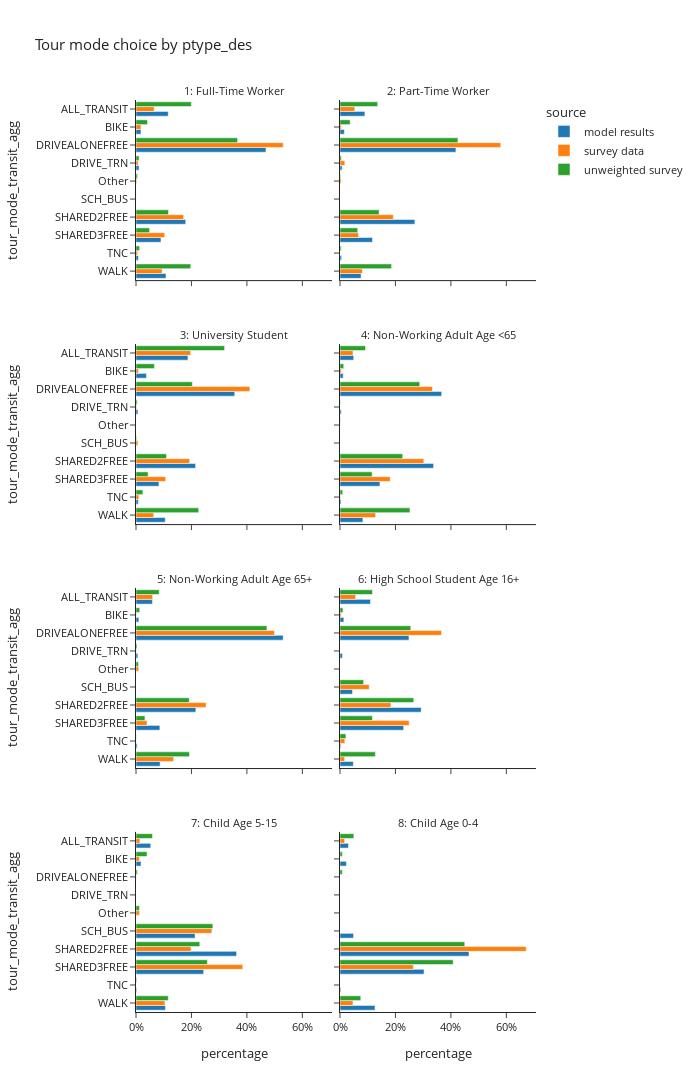
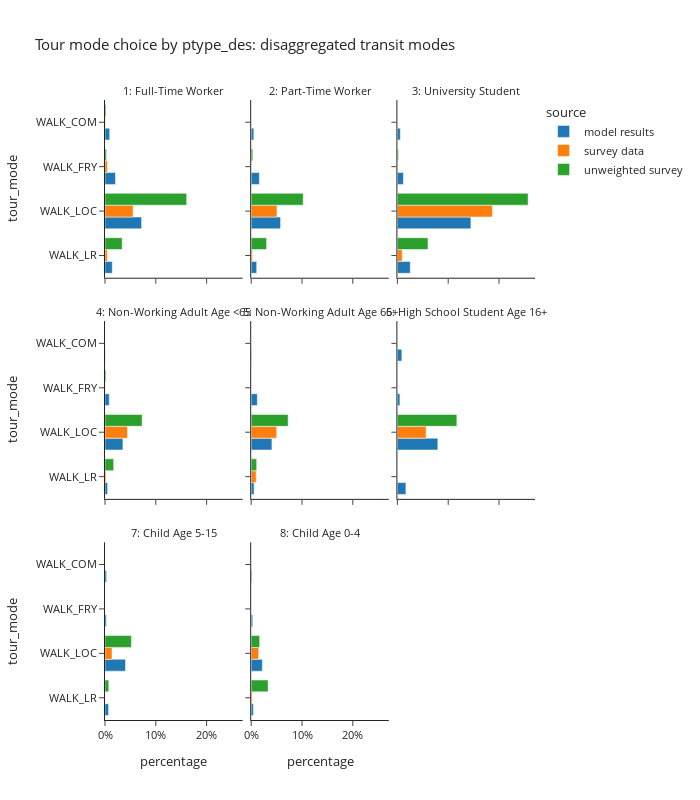

These figures' notebook cell, in order:
### Code cell
plot_mode_choice(tour_mode_data,'ptype_des',2,1200)
plot_mode_choice_transit(tour_mode_data,'ptype_des',3,800)

### Figure 1 — Plotly figure (JSON) as saved in the notebook; plotly's stock layout.template omitted (floating-point values rounded to 4 significant figures)
{"data": [{"alignmentgroup": "True", "hovertemplate": "source=model results<br>ptype_des=1: Full-Time Worker<br>percentage=%{x}<br>tour_mode_transit_agg=%{y}<extra></extra>", "legendgroup": "model results", "marker": {"color": "#1F77B4", "pattern": {"shape": ""}}, "name": "model results", "offsetgroup": "model results", "orientation": "h", "showlegend": true, "textposition": "auto", "type": "bar", "x": [0.1162, 0.018, 0.4687, 0.01084, 0.1793, 0.09003, 0.008715, 0.1082], "xaxis": "x7", "y": ["ALL_TRANSIT", "BIKE", "DRIVEALONEFREE", "DRIVE_TRN", "SHARED2FREE", "SHARED3FREE", "TNC", "WALK"], "yaxis": "y7"}, {"alignmentgroup": "True", "hovertemplate": "source=model results<br>ptype_des=2: Part-Time Worker<br>percentage=%{x}<br>tour_mode_transit_agg=%{y}<extra></extra>", "legendgroup": "model results", "marker": {"color": "#1F77B4", "pattern": {"shape": ""}}, "name": "model results", "offsetgroup": "model results", "orientation": "h", "showlegend": false, "textposition": "auto", "type": "bar", "x": [0.08979, 0.01557, 0.418, 0.007528, 0.27, 0.1173, 0.005811, 0.07592], "xaxis": "x8", "y": ["ALL_TRANSIT", "BIKE", "DRIVEALONEFREE", "DRIVE_TRN", "SHARED2FREE", "SHARED3FREE", "TNC", "WALK"], "yaxis": "y8"}, {"alignmentgroup": "True", "hovertemplate": "source=model results<br>ptype_des=3: University Student<br>percentage=%{x}<br>tour_mode_transit_agg=%{y}<extra></extra>", "legendgroup": "model results", "marker": {"color": "#1F77B4", "pattern": {"shape": ""}}, "name": "model results", "offsetgroup": "model results", "orientation": "h", "showlegend": false, "textposition": "auto", "type": "bar", "x": [0.1875, 0.03768, 0.3561, 0.006995, 0.215, 0.08279, 0.008387, 0.1056], "xaxis": "x5", "y": ["ALL_TRANSIT", "BIKE", "DRIVEALONEFREE", "DRIVE_TRN", "SHARED2FREE", "SHARED3FREE", "TNC", "WALK"], "yaxis": "y5"}, {"alignmentgroup": "True", "hovertemplate": "source=model results<br>ptype_des=4: Non-Working Adult Age <65<br>percentage=%{x}<br>tour_mode_transit_agg=%{y}<extra></extra>", "legendgroup": "model results", "marker": {"color": "#1F77B4", "pattern": {"shape": ""}}, "name": "model results", "offsetgroup": "model results", "orientation": "h", "showlegend": false, "textposition": "auto", "type": "bar", "x": [0.04944, 0.01151, 0.3666, 0.004468, 0.3374, 0.144, 0.003811, 0.08268], "xaxis": "x6", "y": ["ALL_TRANSIT", "BIKE", "DRIVEALONEFREE", "DRIVE_TRN", "SHARED2FREE", "SHARED3FREE", "TNC", "WALK"], "yaxis": "y6"}, {"alignmentgroup": "True", "hovertemplate": "source=model results<br>ptype_des=5: Non-Working Adult Age 65+<br>percentage=%{x}<br>tour_mode_transit_agg=%{y}<extra></extra>", "legendgroup": "model results", "marker": {"color": "#1F77B4", "pattern": {"shape": ""}}, "name": "model results", "offsetgroup": "model results", "orientation": "h", "showlegend": false, "textposition": "auto", "type": "bar", "x": [0.05918, 0.01038, 0.5308, 0.006563, 0.2159, 0.08607, 0.004093, 0.08703], "xaxis": "x3", "y": ["ALL_TRANSIT", "BIKE", "DRIVEALONEFREE", "DRIVE_TRN", "SHARED2FREE", "SHARED3FREE", "TNC", "WALK"], "yaxis": "y3"}, {"alignmentgroup": "True", "hovertemplate": "source=model results<br>ptype_des=6: High School Student Age 16+<br>percentage=%{x}<br>tour_mode_transit_agg=%{y}<extra></extra>", "legendgroup": "model results", "marker": {"color": "#1F77B4", "pattern": {"shape": ""}}, "name": "model results", "offsetgroup": "model results", "orientation": "h", "showlegend": false, "textposition": "auto", "type": "bar", "x": [0.11, 0.01394, 0.2487, 0.008757, 0.04519, 0.2929, 0.2296, 0.00285, 0.04807], "xaxis": "x4", "y": ["ALL_TRANSIT", "BIKE", "DRIVEALONEFREE", "DRIVE_TRN", "SCH_BUS", "SHARED2FREE", "SHARED3FREE", "TNC", "WALK"], "yaxis": "y4"}, {"alignmentgroup": "True", "hovertemplate": "source=model results<br>ptype_des=7: Child Age 5-15<br>percentage=%{x}<br>tour_mode_transit_agg=%{y}<extra></extra>", "legendgroup": "model results", "marker": {"color": "#1F77B4", "pattern": {"shape": ""}}, "name": "model results", "offsetgroup": "model results", "orientation": "h", "showlegend": false, "textposition": "auto", "type": "bar", "x": [0.0532, 0.01814, 0.2131, 0.3629, 0.2442, 0.00243, 0.1061], "xaxis": "x", "y": ["ALL_TRANSIT", "BIKE", "SCH_BUS", "SHARED2FREE", "SHARED3FREE", "TNC", "WALK"], "yaxis": "y"}, {"alignmentgroup": "True", "hovertemplate": "source=model results<br>ptype_des=8: Child Age 0-4<br>percentage=%{x}<br>tour_mode_transit_agg=%{y}<extra></extra>", "legendgroup": "model results", "marker": {"color": "#1F77B4", "pattern": {"shape": ""}}, "name": "model results", "offsetgroup": "model results", "orientation": "h", "showlegend": false, "textposition": "auto", "type": "bar", "x": [0.03043, 0.02301, 0.04889, 0.4652, 0.3031, 0.002993, 0.1263], "xaxis": "x2", "y": ["ALL_TRANSIT", "BIKE", "SCH_BUS", "SHARED2FREE", "SHARED3FREE", "TNC", "WALK"], "yaxis": "y2"}, {"alignmentgroup": "True", "hovertemplate": "source=survey data<br>ptype_des=1: Full-Time Worker<br>percentage=%{x}<br>tour_mode_transit_agg=%{y}<extra></extra>", "legendgroup": "survey data", "marker": {"color": "#FF7F0E", "pattern": {"shape": ""}}, "name": "survey data", "offsetgroup": "survey data", "orientation": "h", "showlegend": true, "textposition": "auto", "type": "bar", "x": [0.06559, 0.01786, 0.5308, 0.007721, 0.002612, 0.0002353, 0.1718, 0.1035, 0.005744, 0.0942], "xaxis": "x7", "y": ["ALL_TRANSIT", "BIKE", "DRIVEALONEFREE", "DRIVE_TRN", "Other", "SCH_BUS", "SHARED2FREE", "SHARED3FREE", "TNC", "WALK"], "yaxis": "y7"}, {"alignmentgroup": "True", "hovertemplate": "source=survey data<br>ptype_des=2: Part-Time Worker<br>percentage=%{x}<br>tour_mode_transit_agg=%{y}<extra></extra>", "legendgroup": "survey data", "marker": {"color": "#FF7F0E", "pattern": {"shape": ""}}, "name": "survey data", "offsetgroup": "survey data", "orientation": "h", "showlegend": false, "textposition": "auto", "type": "bar", "x": [0.05337, 0.00494, 0.5797, 0.01733, 0.004378, 0.1924, 0.06698, 0.0001197, 0.08071], "xaxis": "x8", "y": ["ALL_TRANSIT", "BIKE", "DRIVEALONEFREE", "DRIVE_TRN", "Other", "SHARED2FREE", "SHARED3FREE", "TNC", "WALK"], "yaxis": "y8"}, {"alignmentgroup": "True", "hovertemplate": "source=survey data<br>ptype_des=3: University Student<br>percentage=%{x}<br>tour_mode_transit_agg=%{y}<extra></extra>", "legendgroup": "survey data", "marker": {"color": "#FF7F0E", "pattern": {"shape": ""}}, "name": "survey data", "offsetgroup": "survey data", "orientation": "h", "showlegend": false, "textposition": "auto", "type": "bar", "x": [0.1969, 0.008754, 0.4107, 0.002078, 0.006953, 0.1936, 0.107, 0.01018, 0.0639], "xaxis": "x5", "y": ["ALL_TRANSIT", "BIKE", "DRIVEALONEFREE", "DRIVE_TRN", "SCH_BUS", "SHARED2FREE", "SHARED3FREE", "TNC", "WALK"], "yaxis": "y5"}, {"alignmentgroup": "True", "hovertemplate": "source=survey data<br>ptype_des=4: Non-Working Adult Age <65<br>percentage=%{x}<br>tour_mode_transit_agg=%{y}<extra></extra>", "legendgroup": "survey data", "marker": {"color": "#FF7F0E", "pattern": {"shape": ""}}, "name": "survey data", "offsetgroup": "survey data", "orientation": "h", "showlegend": false, "textposition": "auto", "type": "bar", "x": [0.04699, 0.004978, 0.3335, 4.102e-05, 0.0004418, 0.3023, 0.181, 0.002069, 0.1286], "xaxis": "x6", "y": ["ALL_TRANSIT", "BIKE", "DRIVEALONEFREE", "DRIVE_TRN", "Other", "SHARED2FREE", "SHARED3FREE", "TNC", "WALK"], "yaxis": "y6"}, {"alignmentgroup": "True", "hovertemplate": "source=survey data<br>ptype_des=5: Non-Working Adult Age 65+<br>percentage=%{x}<br>tour_mode_transit_agg=%{y}<extra></extra>", "legendgroup": "survey data", "marker": {"color": "#FF7F0E", "pattern": {"shape": ""}}, "name": "survey data", "offsetgroup": "survey data", "orientation": "h", "showlegend": false, "textposition": "auto", "type": "bar", "x": [0.06002, 0.001769, 0.4995, 0.0008481, 0.00986, 0.2527, 0.03973, 5.571e-05, 0.1355], "xaxis": "x3", "y": ["ALL_TRANSIT", "BIKE", "DRIVEALONEFREE", "DRIVE_TRN", "Other", "SHARED2FREE", "SHARED3FREE", "TNC", "WALK"], "yaxis": "y3"}, {"alignmentgroup": "True", "hovertemplate": "source=survey data<br>ptype_des=6: High School Student Age 16+<br>percentage=%{x}<br>tour_mode_transit_agg=%{y}<extra></extra>", "legendgroup": "survey data", "marker": {"color": "#FF7F0E", "pattern": {"shape": ""}}, "name": "survey data", "offsetgroup": "survey data", "orientation": "h", "showlegend": false, "textposition": "auto", "type": "bar", "x": [0.05646, 0.004173, 0.3663, 0.1054, 0.1837, 0.2495, 0.01748, 0.017], "xaxis": "x4", "y": ["ALL_TRANSIT", "BIKE", "DRIVEALONEFREE", "SCH_BUS", "SHARED2FREE", "SHARED3FREE", "TNC", "WALK"], "yaxis": "y4"}, {"alignmentgroup": "True", "hovertemplate": "source=survey data<br>ptype_des=7: Child Age 5-15<br>percentage=%{x}<br>tour_mode_transit_agg=%{y}<extra></extra>", "legendgroup": "survey data", "marker": {"color": "#FF7F0E", "pattern": {"shape": ""}}, "name": "survey data", "offsetgroup": "survey data", "orientation": "h", "showlegend": false, "textposition": "auto", "type": "bar", "x": [0.01401, 0.01164, 0.0007236, 0.01226, 0.2737, 0.1982, 0.385, 8.792e-06, 0.1044], "xaxis": "x", "y": ["ALL_TRANSIT", "BIKE", "DRIVEALONEFREE", "Other", "SCH_BUS", "SHARED2FREE", "SHARED3FREE", "TNC", "WALK"], "yaxis": "y"}, {"alignmentgroup": "True", "hovertemplate": "source=survey data<br>ptype_des=8: Child Age 0-4<br>percentage=%{x}<br>tour_mode_transit_agg=%{y}<extra></extra>", "legendgroup": "survey data", "marker": {"color": "#FF7F0E", "pattern": {"shape": ""}}, "name": "survey data", "offsetgroup": "survey data", "orientation": "h", "showlegend": false, "textposition": "auto", "type": "bar", "x": [0.0167, 0.0002506, 0.0, 0.6716, 0.2646, 0.04684], "xaxis": "x2", "y": ["ALL_TRANSIT", "BIKE", "DRIVEALONEFREE", "SHARED2FREE", "SHARED3FREE", "WALK"], "yaxis": "y2"}, {"alignmentgroup": "True", "hovertemplate": "source=unweighted survey<br>ptype_des=1: Full-Time Worker<br>percentage=%{x}<br>tour_mode_transit_agg=%{y}<extra></extra>", "legendgroup": "unweighted survey", "marker": {"color": "#2CA02C", "pattern": {"shape": ""}}, "name": "unweighted survey", "offsetgroup": "unweighted survey", "orientation": "h", "showlegend": true, "textposition": "auto", "type": "bar", "x": [0.1995, 0.0416, 0.3665, 0.01083, 0.005129, 0.00019, 0.117, 0.04901, 0.01273, 0.1976], "xaxis": "x7", "y": ["ALL_TRANSIT", "BIKE", "DRIVEALONEFREE", "DRIVE_TRN", "Other", "SCH_BUS", "SHARED2FREE", "SHARED3FREE", "TNC", "WALK"], "yaxis": "y7"}, {"alignmentgroup": "True", "hovertemplate": "source=unweighted survey<br>ptype_des=2: Part-Time Worker<br>percentage=%{x}<br>tour_mode_transit_agg=%{y}<extra></extra>", "legendgroup": "unweighted survey", "marker": {"color": "#2CA02C", "pattern": {"shape": ""}}, "name": "unweighted survey", "offsetgroup": "unweighted survey", "orientation": "h", "showlegend": false, "textposition": "auto", "type": "bar", "x": [0.1358, 0.03657, 0.4253, 0.005225, 0.00209, 0.1411, 0.06374, 0.00418, 0.186], "xaxis": "x8", "y": ["ALL_TRANSIT", "BIKE", "DRIVEALONEFREE", "DRIVE_TRN", "Other", "SHARED2FREE", "SHARED3FREE", "TNC", "WALK"], "yaxis": "y8"}, {"alignmentgroup": "True", "hovertemplate": "source=unweighted survey<br>ptype_des=3: University Student<br>percentage=%{x}<br>tour_mode_transit_agg=%{y}<extra></extra>", "legendgroup": "unweighted survey", "marker": {"color": "#2CA02C", "pattern": {"shape": ""}}, "name": "unweighted survey", "offsetgroup": "unweighted survey", "orientation": "h", "showlegend": false, "textposition": "auto", "type": "bar", "x": [0.3195, 0.06639, 0.2033, 0.004149, 0.002075, 0.11, 0.04357, 0.0249, 0.2261], "xaxis": "x5", "y": ["ALL_TRANSIT", "BIKE", "DRIVEALONEFREE", "DRIVE_TRN", "SCH_BUS", "SHARED2FREE", "SHARED3FREE", "TNC", "WALK"], "yaxis": "y5"}, {"alignmentgroup": "True", "hovertemplate": "source=unweighted survey<br>ptype_des=4: Non-Working Adult Age <65<br>percentage=%{x}<br>tour_mode_transit_agg=%{y}<extra></extra>", "legendgroup": "unweighted survey", "marker": {"color": "#2CA02C", "pattern": {"shape": ""}}, "name": "unweighted survey", "offsetgroup": "unweighted survey", "orientation": "h", "showlegend": false, "textposition": "auto", "type": "bar", "x": [0.09202, 0.01341, 0.2876, 0.001219, 0.001828, 0.2261, 0.1158, 0.00975, 0.2523], "xaxis": "x6", "y": ["ALL_TRANSIT", "BIKE", "DRIVEALONEFREE", "DRIVE_TRN", "Other", "SHARED2FREE", "SHARED3FREE", "TNC", "WALK"], "yaxis": "y6"}, {"alignmentgroup": "True", "hovertemplate": "source=unweighted survey<br>ptype_des=5: Non-Working Adult Age 65+<br>percentage=%{x}<br>tour_mode_transit_agg=%{y}<extra></extra>", "legendgroup": "unweighted survey", "marker": {"color": "#2CA02C", "pattern": {"shape": ""}}, "name": "unweighted survey", "offsetgroup": "unweighted survey", "orientation": "h", "showlegend": false, "textposition": "auto", "type": "bar", "x": [0.08348, 0.01346, 0.4722, 0.003591, 0.008977, 0.1921, 0.03232, 0.0008977, 0.193], "xaxis": "x3", "y": ["ALL_TRANSIT", "BIKE", "DRIVEALONEFREE", "DRIVE_TRN", "Other", "SHARED2FREE", "SHARED3FREE", "TNC", "WALK"], "yaxis": "y3"}, {"alignmentgroup": "True", "hovertemplate": "source=unweighted survey<br>ptype_des=6: High School Student Age 16+<br>percentage=%{x}<br>tour_mode_transit_agg=%{y}<extra></extra>", "legendgroup": "unweighted survey", "marker": {"color": "#2CA02C", "pattern": {"shape": ""}}, "name": "unweighted survey", "offsetgroup": "unweighted survey", "orientation": "h", "showlegend": false, "textposition": "auto", "type": "bar", "x": [0.117, 0.01064, 0.2553, 0.08511, 0.266, 0.117, 0.02128, 0.1277], "xaxis": "x4", "y": ["ALL_TRANSIT", "BIKE", "DRIVEALONEFREE", "SCH_BUS", "SHARED2FREE", "SHARED3FREE", "TNC", "WALK"], "yaxis": "y4"}, {"alignmentgroup": "True", "hovertemplate": "source=unweighted survey<br>ptype_des=7: Child Age 5-15<br>percentage=%{x}<br>tour_mode_transit_agg=%{y}<extra></extra>", "legendgroup": "unweighted survey", "marker": {"color": "#2CA02C", "pattern": {"shape": ""}}, "name": "unweighted survey", "offsetgroup": "unweighted survey", "orientation": "h", "showlegend": false, "textposition": "auto", "type": "bar", "x": [0.05941, 0.0396, 0.00495, 0.01238, 0.2772, 0.2302, 0.2574, 0.002475, 0.1163], "xaxis": "x", "y": ["ALL_TRANSIT", "BIKE", "DRIVEALONEFREE", "Other", "SCH_BUS", "SHARED2FREE", "SHARED3FREE", "TNC", "WALK"], "yaxis": "y"}, {"alignmentgroup": "True", "hovertemplate": "source=unweighted survey<br>ptype_des=8: Child Age 0-4<br>percentage=%{x}<br>tour_mode_transit_agg=%{y}<extra></extra>", "legendgroup": "unweighted survey", "marker": {"color": "#2CA02C", "pattern": {"shape": ""}}, "name": "unweighted survey", "offsetgroup": "unweighted survey", "orientation": "h", "showlegend": false, "textposition": "auto", "type": "bar", "x": [0.05, 0.008333, 0.008333, 0.45, 0.4083, 0.075], "xaxis": "x2", "y": ["ALL_TRANSIT", "BIKE", "DRIVEALONEFREE", "SHARED2FREE", "SHARED3FREE", "WALK"], "yaxis": "y2"}], "layout": {"annotations": [{"font": {}, "showarrow": false, "text": "7: Child Age 5-15", "x": 0.245, "xanchor": "center", "xref": "paper", "y": 0.1975, "yanchor": "bottom", "yref": "paper"}, {"font": {}, "showarrow": false, "text": "8: Child Age 0-4", "x": 0.755, "xanchor": "center", "xref": "paper", "y": 0.1975, "yanchor": "bottom", "yref": "paper"}, {"font": {}, "showarrow": false, "text": "5: Non-Working Adult Age 65+", "x": 0.245, "xanchor": "center", "xref": "paper", "y": 0.465, "yanchor": "bottom", "yref": "paper"}, {"font": {}, "showarrow": false, "text": "6: High School Student Age 16+", "x": 0.755, "xanchor": "center", "xref": "paper", "y": 0.465, "yanchor": "bottom", "yref": "paper"}, {"font": {}, "showarrow": false, "text": "3: University Student", "x": 0.245, "xanchor": "center", "xref": "paper", "y": 0.7325, "yanchor": "bottom", "yref": "paper"}, {"font": {}, "showarrow": false, "text": "4: Non-Working Adult Age <65", "x": 0.755, "xanchor": "center", "xref": "paper", "y": 0.7325, "yanchor": "bottom", "yref": "paper"}, {"font": {}, "showarrow": false, "text": "1: Full-Time Worker", "x": 0.245, "xanchor": "center", "xref": "paper", "y": 1.0, "yanchor": "bottom", "yref": "paper"}, {"font": {}, "showarrow": false, "text": "2: Part-Time Worker", "x": 0.755, "xanchor": "center", "xref": "paper", "y": 1.0, "yanchor": "bottom", "yref": "paper"}], "barmode": "group", "font": {"size": 11}, "height": 1200, "legend": {"title": {"text": "source"}, "tracegroupgap": 0}, "title": {"text": "Tour mode choice by ptype_des"}, "width": 700, "xaxis": {"anchor": "y", "domain": [0.0, 0.49], "tickformat": ".0%", "title": {"text": "percentage"}}, "xaxis2": {"anchor": "y2", "domain": [0.51, 1.0], "matches": "x", "tickformat": ".0%", "title": {"text": "percentage"}}, "xaxis3": {"anchor": "y3", "domain": [0.0, 0.49], "matches": "x", "showticklabels": false}, "xaxis4": {"anchor": "y4", "domain": [0.51, 1.0], "matches": "x", "showticklabels": false}, "xaxis5": {"anchor": "y5", "domain": [0.0, 0.49], "matches": "x", "showticklabels": false}, "xaxis6": {"anchor": "y6", "domain": [0.51, 1.0], "matches": "x", "showticklabels": false}, "xaxis7": {"anchor": "y7", "domain": [0.0, 0.49], "matches": "x", "showticklabels": false}, "xaxis8": {"anchor": "y8", "domain": [0.51, 1.0], "matches": "x", "showticklabels": false}, "yaxis": {"anchor": "x", "categoryarray": ["WALK", "TNC", "SHARED3FREE", "SHARED2FREE", "SCH_BUS", "Other", "DRIVE_TRN", "DRIVEALONEFREE", "BIKE", "ALL_TRANSIT"], "categoryorder": "array", "domain": [0.0, 0.1975], "title": {"text": "tour_mode_transit_agg"}}, "yaxis2": {"anchor": "x2", "domain": [0.0, 0.1975], "matches": "y", "showticklabels": false}, "yaxis3": {"anchor": "x3", "categoryarray": ["WALK", "TNC", "SHARED3FREE", "SHARED2FREE", "SCH_BUS", "Other", "DRIVE_TRN", "DRIVEALONEFREE", "BIKE", "ALL_TRANSIT"], "categoryorder": "array", "domain": [0.2675, 0.465], "matches": "y", "title": {"text": "tour_mode_transit_agg"}}, "yaxis4": {"anchor": "x4", "domain": [0.2675, 0.465], "matches": "y", "showticklabels": false}, "yaxis5": {"anchor": "x5", "categoryarray": ["WALK", "TNC", "SHARED3FREE", "SHARED2FREE", "SCH_BUS", "Other", "DRIVE_TRN", "DRIVEALONEFREE", "BIKE", "ALL_TRANSIT"], "categoryorder": "array", "domain": [0.535, 0.7325], "matches": "y", "title": {"text": "tour_mode_transit_agg"}}, "yaxis6": {"anchor": "x6", "domain": [0.535, 0.7325], "matches": "y", "showticklabels": false}, "yaxis7": {"anchor": "x7", "categoryarray": ["WALK", "TNC", "SHARED3FREE", "SHARED2FREE", "SCH_BUS", "Other", "DRIVE_TRN", "DRIVEALONEFREE", "BIKE", "ALL_TRANSIT"], "categoryorder": "array", "domain": [0.8025, 1.0], "matches": "y", "title": {"text": "tour_mode_transit_agg"}}, "yaxis8": {"anchor": "x8", "domain": [0.8025, 1.0], "matches": "y", "showticklabels": false}}}

### Figure 2 — Plotly figure (JSON) as saved in the notebook; plotly's stock layout.template omitted (floating-point values rounded to 4 significant figures)
{"data": [{"alignmentgroup": "True", "hovertemplate": "source=model results<br>ptype_des=1: Full-Time Worker<br>percentage=%{x}<br>tour_mode=%{y}<extra></extra>", "legendgroup": "model results", "marker": {"color": "#1F77B4", "pattern": {"shape": ""}}, "name": "model results", "offsetgroup": "model results", "orientation": "h", "showlegend": true, "textposition": "auto", "type": "bar", "x": [0.009249, 0.02061, 0.07207, 0.0143], "xaxis": "x7", "y": ["WALK_COM", "WALK_FRY", "WALK_LOC", "WALK_LR"], "yaxis": "y7"}, {"alignmentgroup": "True", "hovertemplate": "source=model results<br>ptype_des=2: Part-Time Worker<br>percentage=%{x}<br>tour_mode=%{y}<extra></extra>", "legendgroup": "model results", "marker": {"color": "#1F77B4", "pattern": {"shape": ""}}, "name": "model results", "offsetgroup": "model results", "orientation": "h", "showlegend": false, "textposition": "auto", "type": "bar", "x": [0.005109, 0.0161, 0.0578, 0.01079], "xaxis": "x8", "y": ["WALK_COM", "WALK_FRY", "WALK_LOC", "WALK_LR"], "yaxis": "y8"}, {"alignmentgroup": "True", "hovertemplate": "source=model results<br>ptype_des=3: University Student<br>percentage=%{x}<br>tour_mode=%{y}<extra></extra>", "legendgroup": "model results", "marker": {"color": "#1F77B4", "pattern": {"shape": ""}}, "name": "model results", "offsetgroup": "model results", "orientation": "h", "showlegend": false, "textposition": "auto", "type": "bar", "x": [0.005729, 0.01183, 0.1446, 0.0253], "xaxis": "x9", "y": ["WALK_COM", "WALK_FRY", "WALK_LOC", "WALK_LR"], "yaxis": "y9"}, {"alignmentgroup": "True", "hovertemplate": "source=model results<br>ptype_des=4: Non-Working Adult Age <65<br>percentage=%{x}<br>tour_mode=%{y}<extra></extra>", "legendgroup": "model results", "marker": {"color": "#1F77B4", "pattern": {"shape": ""}}, "name": "model results", "offsetgroup": "model results", "orientation": "h", "showlegend": false, "textposition": "auto", "type": "bar", "x": [0.00059, 0.008397, 0.03525, 0.005201], "xaxis": "x4", "y": ["WALK_COM", "WALK_FRY", "WALK_LOC", "WALK_LR"], "yaxis": "y4"}, {"alignmentgroup": "True", "hovertemplate": "source=model results<br>ptype_des=5: Non-Working Adult Age 65+<br>percentage=%{x}<br>tour_mode=%{y}<extra></extra>", "legendgroup": "model results", "marker": {"color": "#1F77B4", "pattern": {"shape": ""}}, "name": "model results", "offsetgroup": "model results", "orientation": "h", "showlegend": false, "textposition": "auto", "type": "bar", "x": [0.0006846, 0.01204, 0.04077, 0.005681], "xaxis": "x5", "y": ["WALK_COM", "WALK_FRY", "WALK_LOC", "WALK_LR"], "yaxis": "y5"}, {"alignmentgroup": "True", "hovertemplate": "source=model results<br>ptype_des=6: High School Student Age 16+<br>percentage=%{x}<br>tour_mode=%{y}<extra></extra>", "legendgroup": "model results", "marker": {"color": "#1F77B4", "pattern": {"shape": ""}}, "name": "model results", "offsetgroup": "model results", "orientation": "h", "showlegend": false, "textposition": "auto", "type": "bar", "x": [0.008742, 0.004942, 0.07954, 0.01675], "xaxis": "x6", "y": ["WALK_COM", "WALK_FRY", "WALK_LOC", "WALK_LR"], "yaxis": "y6"}, {"alignmentgroup": "True", "hovertemplate": "source=model results<br>ptype_des=7: Child Age 5-15<br>percentage=%{x}<br>tour_mode=%{y}<extra></extra>", "legendgroup": "model results", "marker": {"color": "#1F77B4", "pattern": {"shape": ""}}, "name": "model results", "offsetgroup": "model results", "orientation": "h", "showlegend": false, "textposition": "auto", "type": "bar", "x": [0.003093, 0.002641, 0.0404, 0.007067], "xaxis": "x", "y": ["WALK_COM", "WALK_FRY", "WALK_LOC", "WALK_LR"], "yaxis": "y"}, {"alignmentgroup": "True", "hovertemplate": "source=model results<br>ptype_des=8: Child Age 0-4<br>percentage=%{x}<br>tour_mode=%{y}<extra></extra>", "legendgroup": "model results", "marker": {"color": "#1F77B4", "pattern": {"shape": ""}}, "name": "model results", "offsetgroup": "model results", "orientation": "h", "showlegend": false, "textposition": "auto", "type": "bar", "x": [0.001308, 0.002909, 0.02184, 0.004371], "xaxis": "x2", "y": ["WALK_COM", "WALK_FRY", "WALK_LOC", "WALK_LR"], "yaxis": "y2"}, {"alignmentgroup": "True", "hovertemplate": "source=survey data<br>ptype_des=1: Full-Time Worker<br>percentage=%{x}<br>tour_mode=%{y}<extra></extra>", "legendgroup": "survey data", "marker": {"color": "#FF7F0E", "pattern": {"shape": ""}}, "name": "survey data", "offsetgroup": "survey data", "orientation": "h", "showlegend": true, "textposition": "auto", "type": "bar", "x": [0.001049, 0.004637, 0.05531, 0.00459], "xaxis": "x7", "y": ["WALK_COM", "WALK_FRY", "WALK_LOC", "WALK_LR"], "yaxis": "y7"}, {"alignmentgroup": "True", "hovertemplate": "source=survey data<br>ptype_des=2: Part-Time Worker<br>percentage=%{x}<br>tour_mode=%{y}<extra></extra>", "legendgroup": "survey data", "marker": {"color": "#FF7F0E", "pattern": {"shape": ""}}, "name": "survey data", "offsetgroup": "survey data", "orientation": "h", "showlegend": false, "textposition": "auto", "type": "bar", "x": [0.0003602, 0.05072, 0.002289], "xaxis": "x8", "y": ["WALK_FRY", "WALK_LOC", "WALK_LR"], "yaxis": "y8"}, {"alignmentgroup": "True", "hovertemplate": "source=survey data<br>ptype_des=3: University Student<br>percentage=%{x}<br>tour_mode=%{y}<extra></extra>", "legendgroup": "survey data", "marker": {"color": "#FF7F0E", "pattern": {"shape": ""}}, "name": "survey data", "offsetgroup": "survey data", "orientation": "h", "showlegend": false, "textposition": "auto", "type": "bar", "x": [0.0003895, 0.1871, 0.009406], "xaxis": "x9", "y": ["WALK_FRY", "WALK_LOC", "WALK_LR"], "yaxis": "y9"}, {"alignmentgroup": "True", "hovertemplate": "source=survey data<br>ptype_des=4: Non-Working Adult Age <65<br>percentage=%{x}<br>tour_mode=%{y}<extra></extra>", "legendgroup": "survey data", "marker": {"color": "#FF7F0E", "pattern": {"shape": ""}}, "name": "survey data", "offsetgroup": "survey data", "orientation": "h", "showlegend": false, "textposition": "auto", "type": "bar", "x": [0.0005428, 0.04429, 0.002163], "xaxis": "x4", "y": ["WALK_FRY", "WALK_LOC", "WALK_LR"], "yaxis": "y4"}, {"alignmentgroup": "True", "hovertemplate": "source=survey data<br>ptype_des=5: Non-Working Adult Age 65+<br>percentage=%{x}<br>tour_mode=%{y}<extra></extra>", "legendgroup": "survey data", "marker": {"color": "#FF7F0E", "pattern": {"shape": ""}}, "name": "survey data", "offsetgroup": "survey data", "orientation": "h", "showlegend": false, "textposition": "auto", "type": "bar", "x": [0.05016, 0.009863], "xaxis": "x5", "y": ["WALK_LOC", "WALK_LR"], "yaxis": "y5"}, {"alignmentgroup": "True", "hovertemplate": "source=survey data<br>ptype_des=6: High School Student Age 16+<br>percentage=%{x}<br>tour_mode=%{y}<extra></extra>", "legendgroup": "survey data", "marker": {"color": "#FF7F0E", "pattern": {"shape": ""}}, "name": "survey data", "offsetgroup": "survey data", "orientation": "h", "showlegend": false, "textposition": "auto", "type": "bar", "x": [0.05646], "xaxis": "x6", "y": ["WALK_LOC"], "yaxis": "y6"}, {"alignmentgroup": "True", "hovertemplate": "source=survey data<br>ptype_des=7: Child Age 5-15<br>percentage=%{x}<br>tour_mode=%{y}<extra></extra>", "legendgroup": "survey data", "marker": {"color": "#FF7F0E", "pattern": {"shape": ""}}, "name": "survey data", "offsetgroup": "survey data", "orientation": "h", "showlegend": false, "textposition": "auto", "type": "bar", "x": [0.0138, 0.0002127], "xaxis": "x", "y": ["WALK_LOC", "WALK_LR"], "yaxis": "y"}, {"alignmentgroup": "True", "hovertemplate": "source=survey data<br>ptype_des=8: Child Age 0-4<br>percentage=%{x}<br>tour_mode=%{y}<extra></extra>", "legendgroup": "survey data", "marker": {"color": "#FF7F0E", "pattern": {"shape": ""}}, "name": "survey data", "offsetgroup": "survey data", "orientation": "h", "showlegend": false, "textposition": "auto", "type": "bar", "x": [0.01479, 0.001911], "xaxis": "x2", "y": ["WALK_LOC", "WALK_LR"], "yaxis": "y2"}, {"alignmentgroup": "True", "hovertemplate": "source=unweighted survey<br>ptype_des=1: Full-Time Worker<br>percentage=%{x}<br>tour_mode=%{y}<extra></extra>", "legendgroup": "unweighted survey", "marker": {"color": "#2CA02C", "pattern": {"shape": ""}}, "name": "unweighted survey", "offsetgroup": "unweighted survey", "orientation": "h", "showlegend": true, "textposition": "auto", "type": "bar", "x": [0.0019, 0.00304, 0.1607, 0.03381], "xaxis": "x7", "y": ["WALK_COM", "WALK_FRY", "WALK_LOC", "WALK_LR"], "yaxis": "y7"}, {"alignmentgroup": "True", "hovertemplate": "source=unweighted survey<br>ptype_des=2: Part-Time Worker<br>percentage=%{x}<br>tour_mode=%{y}<extra></extra>", "legendgroup": "unweighted survey", "marker": {"color": "#2CA02C", "pattern": {"shape": ""}}, "name": "unweighted survey", "offsetgroup": "unweighted survey", "orientation": "h", "showlegend": false, "textposition": "auto", "type": "bar", "x": [0.003135, 0.1024, 0.0303], "xaxis": "x8", "y": ["WALK_FRY", "WALK_LOC", "WALK_LR"], "yaxis": "y8"}, {"alignmentgroup": "True", "hovertemplate": "source=unweighted survey<br>ptype_des=3: University Student<br>percentage=%{x}<br>tour_mode=%{y}<extra></extra>", "legendgroup": "unweighted survey", "marker": {"color": "#2CA02C", "pattern": {"shape": ""}}, "name": "unweighted survey", "offsetgroup": "unweighted survey", "orientation": "h", "showlegend": false, "textposition": "auto", "type": "bar", "x": [0.002075, 0.2573, 0.06017], "xaxis": "x9", "y": ["WALK_FRY", "WALK_LOC", "WALK_LR"], "yaxis": "y9"}, {"alignmentgroup": "True", "hovertemplate": "source=unweighted survey<br>ptype_des=4: Non-Working Adult Age <65<br>percentage=%{x}<br>tour_mode=%{y}<extra></extra>", "legendgroup": "unweighted survey", "marker": {"color": "#2CA02C", "pattern": {"shape": ""}}, "name": "unweighted survey", "offsetgroup": "unweighted survey", "orientation": "h", "showlegend": false, "textposition": "auto", "type": "bar", "x": [0.001828, 0.07313, 0.01706], "xaxis": "x4", "y": ["WALK_FRY", "WALK_LOC", "WALK_LR"], "yaxis": "y4"}, {"alignmentgroup": "True", "hovertemplate": "source=unweighted survey<br>ptype_des=5: Non-Working Adult Age 65+<br>percentage=%{x}<br>tour_mode=%{y}<extra></extra>", "legendgroup": "unweighted survey", "marker": {"color": "#2CA02C", "pattern": {"shape": ""}}, "name": "unweighted survey", "offsetgroup": "unweighted survey", "orientation": "h", "showlegend": false, "textposition": "auto", "type": "bar", "x": [0.07271, 0.01077], "xaxis": "x5", "y": ["WALK_LOC", "WALK_LR"], "yaxis": "y5"}, {"alignmentgroup": "True", "hovertemplate": "source=unweighted survey<br>ptype_des=6: High School Student Age 16+<br>percentage=%{x}<br>tour_mode=%{y}<extra></extra>", "legendgroup": "unweighted survey", "marker": {"color": "#2CA02C", "pattern": {"shape": ""}}, "name": "unweighted survey", "offsetgroup": "unweighted survey", "orientation": "h", "showlegend": false, "textposition": "auto", "type": "bar", "x": [0.117], "xaxis": "x6", "y": ["WALK_LOC"], "yaxis": "y6"}, {"alignmentgroup": "True", "hovertemplate": "source=unweighted survey<br>ptype_des=7: Child Age 5-15<br>percentage=%{x}<br>tour_mode=%{y}<extra></extra>", "legendgroup": "unweighted survey", "marker": {"color": "#2CA02C", "pattern": {"shape": ""}}, "name": "unweighted survey", "offsetgroup": "unweighted survey", "orientation": "h", "showlegend": false, "textposition": "auto", "type": "bar", "x": [0.05198, 0.007426], "xaxis": "x", "y": ["WALK_LOC", "WALK_LR"], "yaxis": "y"}, {"alignmentgroup": "True", "hovertemplate": "source=unweighted survey<br>ptype_des=8: Child Age 0-4<br>percentage=%{x}<br>tour_mode=%{y}<extra></extra>", "legendgroup": "unweighted survey", "marker": {"color": "#2CA02C", "pattern": {"shape": ""}}, "name": "unweighted survey", "offsetgroup": "unweighted survey", "orientation": "h", "showlegend": false, "textposition": "auto", "type": "bar", "x": [0.01667, 0.03333], "xaxis": "x2", "y": ["WALK_LOC", "WALK_LR"], "yaxis": "y2"}], "layout": {"annotations": [{"font": {}, "showarrow": false, "text": "7: Child Age 5-15", "x": 0.16, "xanchor": "center", "xref": "paper", "y": 0.2867, "yanchor": "bottom", "yref": "paper"}, {"font": {}, "showarrow": false, "text": "8: Child Age 0-4", "x": 0.5, "xanchor": "center", "xref": "paper", "y": 0.2867, "yanchor": "bottom", "yref": "paper"}, {"font": {}, "showarrow": false, "text": "4: Non-Working Adult Age <65", "x": 0.16, "xanchor": "center", "xref": "paper", "y": 0.6433, "yanchor": "bottom", "yref": "paper"}, {"font": {}, "showarrow": false, "text": "5: Non-Working Adult Age 65+", "x": 0.5, "xanchor": "center", "xref": "paper", "y": 0.6433, "yanchor": "bottom", "yref": "paper"}, {"font": {}, "showarrow": false, "text": "6: High School Student Age 16+", "x": 0.84, "xanchor": "center", "xref": "paper", "y": 0.6433, "yanchor": "bottom", "yref": "paper"}, {"font": {}, "showarrow": false, "text": "1: Full-Time Worker", "x": 0.16, "xanchor": "center", "xref": "paper", "y": 1.0, "yanchor": "bottom", "yref": "paper"}, {"font": {}, "showarrow": false, "text": "2: Part-Time Worker", "x": 0.5, "xanchor": "center", "xref": "paper", "y": 1.0, "yanchor": "bottom", "yref": "paper"}, {"font": {}, "showarrow": false, "text": "3: University Student", "x": 0.84, "xanchor": "center", "xref": "paper", "y": 1.0, "yanchor": "bottom", "yref": "paper"}], "barmode": "group", "font": {"size": 11}, "height": 800, "legend": {"title": {"text": "source"}, "tracegroupgap": 0}, "title": {"text": "Tour mode choice by ptype_des: disaggregated transit modes"}, "width": 700, "xaxis": {"anchor": "y", "domain": [0.0, 0.32], "tickformat": ".0%", "title": {"text": "percentage"}}, "xaxis2": {"anchor": "y2", "domain": [0.34, 0.66], "matches": "x", "tickformat": ".0%", "title": {"text": "percentage"}}, "xaxis3": {"anchor": "y3", "domain": [0.68, 1.0], "matches": "x", "title": {"text": "percentage"}}, "xaxis4": {"anchor": "y4", "domain": [0.0, 0.32], "matches": "x", "showticklabels": false}, "xaxis5": {"anchor": "y5", "domain": [0.34, 0.66], "matches": "x", "showticklabels": false}, "xaxis6": {"anchor": "y6", "domain": [0.68, 1.0], "matches": "x", "showticklabels": false}, "xaxis7": {"anchor": "y7", "domain": [0.0, 0.32], "matches": "x", "showticklabels": false}, "xaxis8": {"anchor": "y8", "domain": [0.34, 0.66], "matches": "x", "showticklabels": false}, "xaxis9": {"anchor": "y9", "domain": [0.68, 1.0], "matches": "x", "showticklabels": false}, "yaxis": {"anchor": "x", "categoryarray": ["WALK_LR", "WALK_LOC", "WALK_FRY", "WALK_COM", "WALK", "TNC", "SHARED3FREE", "SHARED2FREE", "SCH_BUS", "Other", "DRIVE_TRN", "DRIVEALONEFREE", "BIKE"], "categoryorder": "array", "domain": [0.0, 0.2867], "title": {"text": "tour_mode"}}, "yaxis2": {"anchor": "x2", "domain": [0.0, 0.2867], "matches": "y", "showticklabels": false}, "yaxis3": {"anchor": "x3", "domain": [0.0, 0.2867], "matches": "y", "showticklabels": false}, "yaxis4": {"anchor": "x4", "categoryarray": ["WALK_LR", "WALK_LOC", "WALK_FRY", "WALK_COM", "WALK", "TNC", "SHARED3FREE", "SHARED2FREE", "SCH_BUS", "Other", "DRIVE_TRN", "DRIVEALONEFREE", "BIKE"], "categoryorder": "array", "domain": [0.3567, 0.6433], "matches": "y", "title": {"text": "tour_mode"}}, "yaxis5": {"anchor": "x5", "domain": [0.3567, 0.6433], "matches": "y", "showticklabels": false}, "yaxis6": {"anchor": "x6", "domain": [0.3567, 0.6433], "matches": "y", "showticklabels": false}, "yaxis7": {"anchor": "x7", "categoryarray": ["WALK_LR", "WALK_LOC", "WALK_FRY", "WALK_COM", "WALK", "TNC", "SHARED3FREE", "SHARED2FREE", "SCH_BUS", "Other", "DRIVE_TRN", "DRIVEALONEFREE", "BIKE"], "categoryorder": "array", "domain": [0.7133, 1.0], "matches": "y", "title": {"text": "tour_mode"}}, "yaxis8": {"anchor": "x8", "domain": [0.7133, 1.0], "matches": "y", "showticklabels": false}, "yaxis9": {"anchor": "x9", "domain": [0.7133, 1.0], "matches": "y", "showticklabels": false}}}
